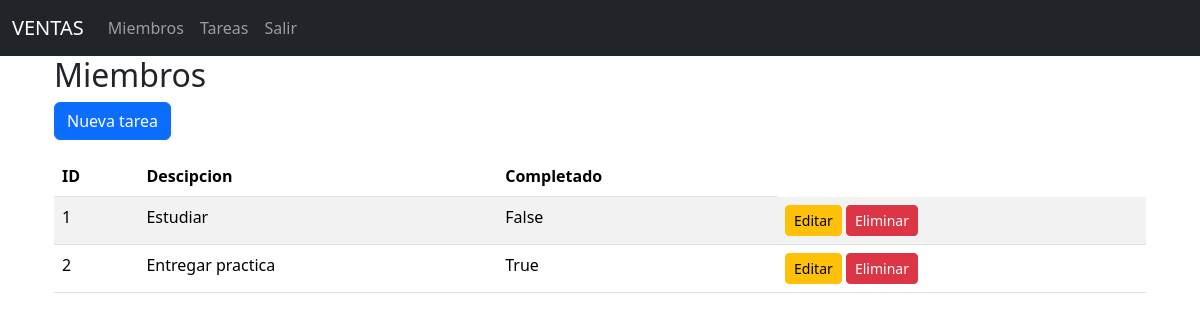
Page /tareas/ on the earlier database version.
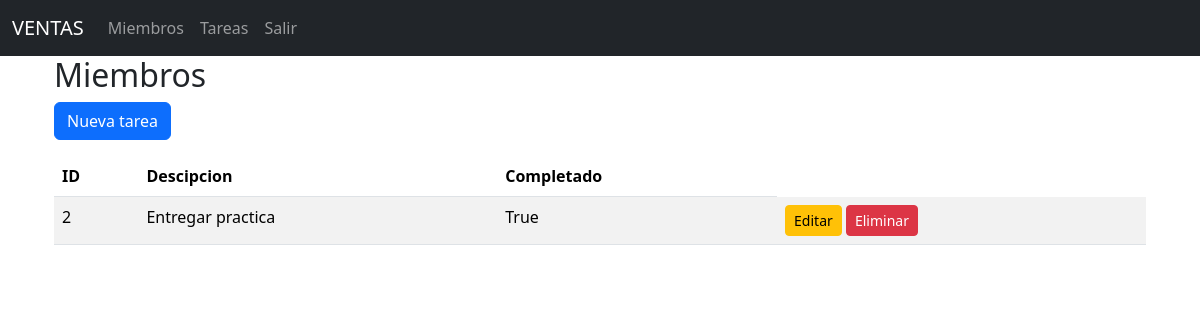
Same page on the later database version.
### blueprintapp/tareas/models.py (models this page shows, shortened)
class Tarea(db.Model):
    __tablename__ = "tareas"
    id = db.Column(db.Integer, primary_key=True)
    descripcion =  db.Column(db.String, nullable=False)
    completado = db.Column(db.Boolean,nullable=False)

### blueprintapp/tareas/routes.py (the view)
@bp_tarea.route("/")
def index():
    tareas = Tarea.query.all()
    return render_template('tareas/index.html',tareas=tareas)

### blueprintapp/tareas/templates/tareas/index.html
{% extends 'base.html' %}
{% block content %}
<div class="container">
    <h2>Miembros</h2>
    <a href="{{ url_for('bp_tarea.create') }}" class="btn btn-primary mb-3">Nueva tarea</a>
    <table class="table table-striped">
        <thead>
            <tr>
                <th>ID</th>
                <th>Descipcion</th>
                <th>Completado</th>
            </tr>
        </thead>
        <tbody>
            {% for tarea in tareas %}
            <tr>
                <td>{{ tarea.id }}</td>
                <td>{{ tarea.descripcion }}</td>
                <td>{{ tarea.completado }}</td>
                <td>
                    <a href="#" class="btn btn-sm btn-warning">Editar</a>
                    <a href="{{url_for('bp_tarea.delete', id=tarea.id)}}" class="btn btn-sm btn-danger" onclick="return confirm('Estás seguro de eliminar ?')">Eliminar</a>
                </td>
            </tr>
            {% else %}
            <h2>No hay Tareas</h2>
            {% endfor %}
        </tbody>
    </table>
</div>
{% endblock %}

### blueprintapp/templates/base.html (shortened to what this page needs)
<!doctype html>
<html lang="es">
<head>
    <link href="https://cdn.jsdelivr.net/npm/bootstrap@5.3.8/dist/css/bootstrap.min.css" rel="stylesheet"
>
</head>
<body>
    <nav class="navbar navbar-expand-lg navbar-dark bg-dark">
        <div class="container-fluid">
            <a class="navbar-brand" href="/">VENTAS</a>
            <div class="collapse navbar-collapse" id="navbarNav">
                <ul class="navbar-nav">
                    <li class="nav-item">
                        <a class="nav-link" aria-current="page" href="{{ url_for('bp_miembro.index' )}}">Miembros</a>
                    </li>
                    <li class="nav-item">
                        <a class="nav-link" href="{{ url_for('bp_tarea.index') }}">Tareas</a>
                    </li>
                    <li class="nav-item">
                        <a class="nav-link" href="/">Salir</a>
                    </li>
                </ul>
            </div>
        </div>
    </nav>
    <div class="container">
        {% block content %}
        {% endblock %}
    </div>
</body>
</html>

Differences in the rows shown:
removed Tarea: id "1", descripcion "Estudiar", completado "False"
